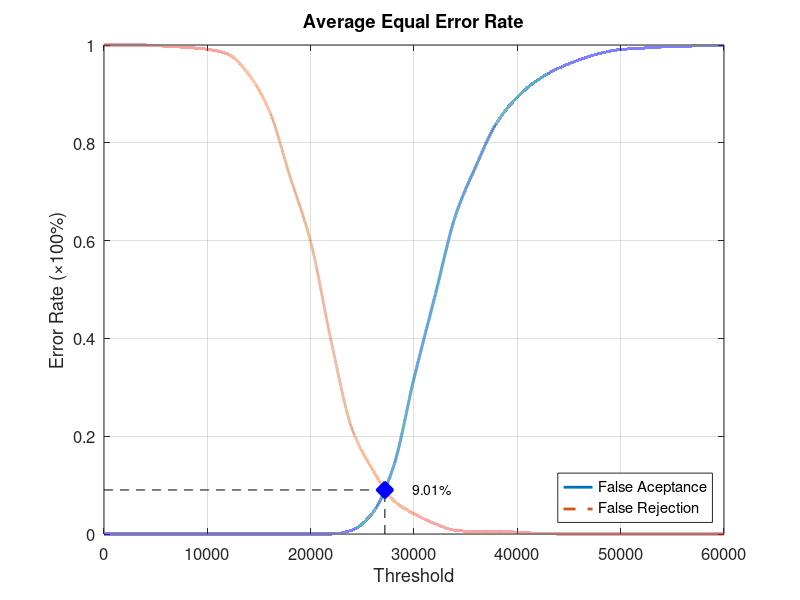
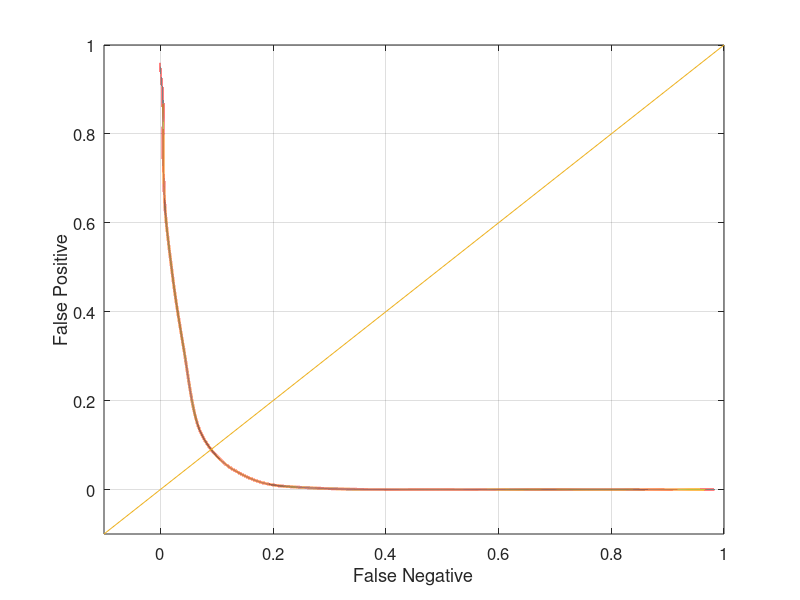

Reproduce these figures in MATLAB, in order.
function yEER = Experiment4Average
close all;
clear;
clc;
x = 0:2000:60000;
xq = 0:0.5:60000;

y0 = [0 0 0 0 0 0 0 0 0 0 0 0 0.00789474 0.0434211 0.136842 0.318421 0.48421 0.65 0.752632 0.840789 0.893421 0.928947 0.952632 0.969737 0.982895 0.990789 0.993421 0.996053 0.997368 0.998684 1];
yy0 = interp1(x, y0, xq, 'pchip');
y1 = [1 1 1 0.9975 0.995 0.99125 0.98125 0.94 0.865 0.73125 0.5975 0.3925 0.215 0.13125 0.06875 0.04125 0.02125 0.0075 0.005 0.005 0.00375 0.00125 0 0 0 0 0 0 0 0 0];
yy1 = interp1(x, y1, xq, 'pchip');

% Calculating EER: 
y2 = abs(y0 - y1);
find(y2 == min(y2))
yy2 = abs(yy0 - yy1);
xEER = find(yy2 == min(yy2));
xEERIndex = xq(xEER) % X-axis EER
yEER = yy0(xEER) % Y-axis EER

main = figure
plot(xq, yy0,'-','LineWidth', 2);	hold on
plot(xq, yy1,'--','LineWidth', 2);	hold on
plot([xEERIndex xEERIndex], [0 yEER], 'k--');	hold on
plot([0 xEERIndex], [yEER yEER], 'k--');	hold on
plot(xEERIndex, yEER, 'bx', 'LineWidth', 10);	hold on
text(xEERIndex + 10 * xEERIndex / 100, yEER, [num2str(round((10000 * yEER)) / 100) '%'])
legend('False Aceptance', 'False Rejection', 'Location', 'SouthEast')
xlabel('Threshold')
ylabel('Error Rate (\times100%)')
title('Average Equal Error Rate')
set(gca, 'FontSize', 12)
axis([0 60000 0 1])
grid on

print(main, 'Experiment4AverageMain', '-dpng');
FNRxFPR = figure('Color', [1 1 1]);
plot(yy1, yy0, '-', yy1, yy0, 'LineWidth', 2);
hold on
y = -0.1:0.1:1
plot(y, y); 
set(gca, 'FontSize', 12)
xlabel('False Negative')
ylabel('False Positive')
axis([-0.1 1 -0.1 1])
set(gca, 'FontSize', 12)
grid on

print(FNRxFPR, 'Experiment4AverageFNRxFPR','-dpng');
end
